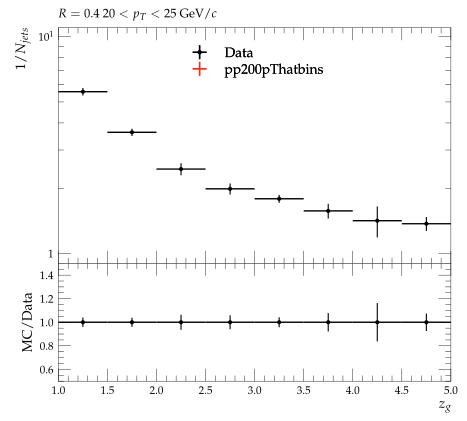

Source code (Python):
#! /usr/bin/env python3

# This Python script was auto-generated using YODA v2.1.0.
# Analysis object: /STAR_2020_I1783875/d05-x01-y01
# Timestamp: 08-10-2025 (02:59:01)

import matplotlib as mpl
import matplotlib.pyplot as plt
mpl.use('Agg') # comment out for interactive use
import os
import numpy as np
from numpy import nan, inf

plotDir = os.path.split(os.path.realpath(__file__))[0]
if 'YODA_USER_PLOT_PATH' in globals():
    plot_outdir = globals()['YODA_USER_PLOT_PATH']
else:
    plot_outdir = plotDir

#plot style
plt.style.use(os.path.join(plotDir, '../default.mplstyle'))
# plot metadata
figW, figH = plt.rcParams['figure.figsize']
ax_xLabel = r'$z_{g}$'
ax_yLabel = r'$1/N_{jets}$'
ax_title  = r'$R=0.4 ~ 20 < p_{T} < 25$ GeV/$c$'
ax_xScale = 'linear'
ax_yScale = 'log'
xLims = (1.0, 5.0)
yLims = (0.9, 11.0)

# TeX-friendly labels for the legend
labels = {
    'legend' : ([ r"Data", r"pp200pThatbins" ], r""),
}

# Adjust canvas width and height
canvasW = 10.0
canvasH = 9.0
figW *= canvasW/10.
figH *= canvasH/9.

# Create figure and axis objects
fig, (ax, ratio0_ax) = plt.subplots(2, 1, sharex=True,
                  figsize=(figW,figH), gridspec_kw={'height_ratios': (6.0, 3.0)})

# Set figure margins
plt.subplots_adjust(
    left   = 1.0 * plt.rcParams['figure.subplot.left'],
    right  = 1.0 * plt.rcParams['figure.subplot.right'],
    top    = 1.0 * plt.rcParams['figure.subplot.top'],
    bottom = 1.0 * plt.rcParams['figure.subplot.bottom'])

ratio0_ax.yaxis.set_major_locator(mpl.ticker.MultipleLocator(0.2))
ratio0_ax.set_ylim(0.5, 1.4999)
ratio0_ax.set_ylabel('MC/Data')

# the numerical data is stored in a separate file
dataf = dict()
prefix = os.path.split(__file__)[0]
if prefix:    prefix = prefix + '/'
exec(open(prefix+'d05-x01-y01__data.py').read(), dataf)


legend_handles = dict() # keep track of handles for the legend

# style options for curves
# starts at zorder>=5 to draw curve on top of legend
styles = {
  'Data': {
    'color' : 'black',
    'linestyle' : '-',
    'linewidth' : 1,
    'marker' : 'o',
    'markersize' : 2,
    'capsize' : 0.0,
    'zorder' : 5,
    'histstyle' : 0,
    'drawstyle' : 'steps-pre',
    'xerrorbars' : 1,
    'yerrorbars' : 1,
    'fillcolor' : None,
    'fillopacity' : 1.0,
    'ratio0_linestyle' : '-',
    'ratio0_linewidth' : 1,
    'ratio0_marker' : 'o',
    'ratio0_markersize' : 2,
    'ratio0_capsize' : 0.0,
    'ratio0_zorder' : 5,
    'ratio0_histstyle' : 0,
    'ratio0_drawstyle' : 'steps-pre',
    'ratio0_xerrorbars' : 1,
    'ratio0_yerrorbars' : 1,
  },
  'pp200pThatbins.yoda': {
    'color' : '#EE3311',
    'linestyle' : '-',
    'linewidth' : 1,
    'marker' : 'none',
    'markersize' : 2,
    'capsize' : 0.0,
    'zorder' : 6,
    'histstyle' : 1,
    'drawstyle' : 'steps-pre',
    'xerrorbars' : 1,
    'yerrorbars' : 1,
    'fillcolor' : None,
    'fillopacity' : 1.0,
    'ratio0_linestyle' : '-',
    'ratio0_linewidth' : 1,
    'ratio0_marker' : 'none',
    'ratio0_markersize' : 2,
    'ratio0_capsize' : 0.0,
    'ratio0_zorder' : 6,
    'ratio0_histstyle' : 1,
    'ratio0_drawstyle' : 'steps-pre',
    'ratio0_xerrorbars' : 1,
    'ratio0_yerrorbars' : 1,
  },
}

# curve from input yoda files in main panel
for label, yvals in dataf['yvals'].items():
    if all(np.isnan(v) for v in dataf['yvals'][label]):
        continue
    tmp = None
    if styles[label]['histstyle']: # draw as histogram
        xpos = dataf['xedges'][label] if styles[label]['drawstyle'] else dataf['xpoints'][label]
        ypos = np.insert(yvals, 0, yvals[0]) if styles[label]['drawstyle'] else yvals
        if styles[label]['fillcolor']: # fill area below curve
            ax.fill_between(xpos, ypos, step='pre',
                            color=styles[label]['fillcolor'],
                            alpha=styles[label]['fillopacity'])
        tmp, = ax.plot(xpos, ypos,
                       color=styles[label]['color'],
                       linestyle=styles[label]['linestyle'],
                       linewidth=styles[label]['linewidth'],
                       drawstyle=styles[label]['drawstyle'], solid_joinstyle='miter',
                       zorder=styles[label]['zorder'], label=label)
    tmp = ax.errorbar(dataf['xpoints'][label], yvals,
                      xerr=np.array(dataf['xerrs'][label])*styles[label]['xerrorbars'],
                      yerr=np.array(dataf['yerrs'][label])*styles[label]['yerrorbars'],
                      fmt=styles[label]['marker'], capsize=styles[label]['capsize'],
                      markersize=styles[label]['markersize'],
                      ecolor=styles[label]['color'],
                      color=styles[label]['color'], zorder=styles[label]['zorder'])
    tmp[-1][0].set_linestyle(styles[label]['linestyle'])
    tmp[-1][0].set_linewidth(styles[label]['linewidth'])
    if label in dataf['add_legend_handle']:  legend_handles[label] = tmp
    for varLabel in dataf['variation_yvals'].keys():
        if varLabel.startswith(label):
            tmp, = ax.plot(dataf['xedges'][label], dataf['variation_yvals'][varLabel],
                           color=styles[label]['color'],
                           linestyle=styles[label]['linestyle'],
                           linewidth=styles[label]['linewidth'],
                           drawstyle='steps-pre', solid_joinstyle='miter',
                           zorder=styles[label]['zorder'], alpha=0.5)


# plots on ratio panel
# curve from input yoda files in ratio panel
for label, yvals in dataf['ratio0_yvals'].items():
    if all(np.isnan(v) for v in yvals):
        continue
    if styles[label]['ratio0_histstyle']: # plot as histogram
        xpos = dataf['xedges']['Data'] if styles[label]['ratio0_drawstyle'] else dataf['xpoints']['Data']
        ypos = np.insert(yvals, 0, yvals[0]) if styles[label]['ratio0_drawstyle'] else yvals
        ratio0_ax.plot(xpos, ypos,
                       color=styles[label]['color'],
                       linewidth=styles[label]['linewidth'],
                       linestyle=styles[label]['ratio0_linestyle'],
                       drawstyle=styles[label]['ratio0_drawstyle'], zorder=styles[label]['zorder'],
                       solid_joinstyle='miter')
    tmp = ratio0_ax.errorbar(dataf['xpoints']['Data'], yvals,
                             xerr=np.array(dataf['ref_xerrs'])*styles[label]['ratio0_xerrorbars'],
                             yerr=np.array(dataf['ratio0_yerrs'][label])*styles[label]['ratio0_yerrorbars'],
                             fmt=styles[label]['ratio0_marker'], capsize=styles[label]['ratio0_capsize'],
                             markersize=styles[label]['ratio0_markersize'],
                             ecolor=styles[label]['color'],
                             color=styles[label]['color'])
    tmp[-1][0].set_linestyle(styles[label]['ratio0_linestyle'])
    tmp[-1][0].set_linewidth(styles[label]['ratio0_linewidth'])

    for varlabel in dataf['ratio0_variation_vals'].keys():
        if varlabel.startswith(label):
            ratio0_ax.plot(dataf['xedges']['Data'],
                            dataf['ratio0_variation_vals'][varlabel],
                            color=styles[label]['color'],
                            linestyle=styles[label]['linestyle'],
                            linewidth=styles[label]['linewidth'],
                            drawstyle='steps-pre', solid_joinstyle='miter',
                            zorder=1, alpha=0.5)

legend_items = list(legend_handles.values())
ax.add_artist(ax.legend(legend_items,
                        labels['legend'][0],
                        title=labels['legend'][1],
                        alignment='left',
                        loc='upper center',
                        bbox_to_anchor=(0.5, 0.97)))

# set plot metadata as defined above
ratio0_ax.set_xlabel(ax_xLabel)
ratio0_ax.xaxis.set_label_coords(1., -0.15)
ax.set_ylabel(ax_yLabel, ha='right', va='top')
ax.yaxis.set_label_coords(-0.11, 1.0)
ax.set_title(ax_title, loc='left')
ax.set_xscale(ax_xScale)
ax.set_yscale(ax_yScale)
ax.set_xlim(xLims)
ax.set_ylim(yLims)

# tick formatting
plt.rcParams['xtick.top'] = True
plt.rcParams['ytick.right'] = True
ax.yaxis.set_major_locator(mpl.ticker.LogLocator(base=10.0, numticks=np.inf))
ax.yaxis.set_minor_locator(mpl.ticker.LogLocator(
                           base=10.0, subs=np.arange(0.1, 1, 0.1), numticks=np.inf))
fig.align_ylabels((ax, ratio0_ax))
plt.savefig(os.path.join(plot_outdir, 'd05-x01-y01.pdf'), format='PDF')
plt.savefig(os.path.join(plot_outdir, 'd05-x01-y01.png'), format='PNG')

plt.close(fig)
